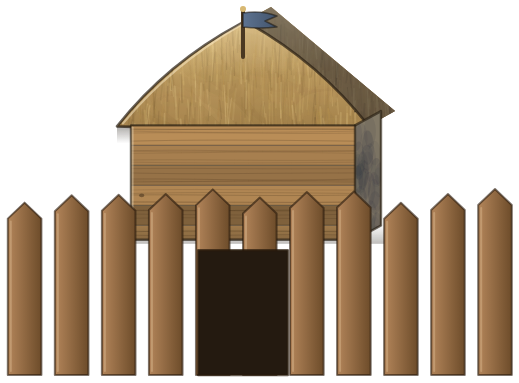
#> input picture assets/bld_barracks.png, 519 x 383 px; its folder holds only this picture in this run
$ python randbluten.py ../assets/bld_barracks.png
#> lines starting #> are read from the running program, lines starting #| are printed output that depends on the picture; after the words box and inside, x2 and y2 are one past the last pixel; in counts of white or black regions, pixels touching at a corner belong together
#> in main, im is the input picture: PIL image 519x383 RGBA; mean R, G, B, A 73.8, 55.8, 35.4, 141.1
# -*- coding: utf-8 -*-
"""Schwarzen Saum aus den Sprites nehmen (Alpha-Bluten).

Nutzerauftrag: "pruefe die transparenz auch bei den figuren und objekten".

BEFUND. Die vollstaendig durchsichtigen Pixel tragen in ALLEN Gruppen zu
95 bis 99,5 Prozent reines Schwarz. Das allein ist harmlos - der Browser
rechnet beim Zeichnen mit vormultiplizierten Werten, dort faellt ein
schwarzer, aber unsichtbarer Pixel nicht ins Gewicht.

Schaedlich ist der HALBDURCHSICHTIGE Saum. Gemessen wurde je Blatt, ob
seine Saumfarbe eher der Kantenfarbe entspricht (gerades Alpha, richtig)
oder der Kantenfarbe MAL dem Alphawert (vormultipliziert, falsch):

    good_coin   Kante 190,7/145,1/54,1   Saum 79,4/50,8/11,6
                Kante mal Alpha 0,45:    85,9/65,4/24,4  -> passt

Solche Blaetter mischen beim Zeichnen Schwarz ein. Im Browser auf Magenta
nachgesehen: der dunkelste Uebergang von good_coin ist 153/0/153, also
reines Magenta mal 0,6 - die fehlenden 40 Prozent sind Schwarz.

BEHANDLUNG. Nicht durch Teilen durch Alpha (das verstaerkt Rauschen bei
kleinen Alphawerten), sondern durch BLUTEN: die Farbe des Saums wird durch
die naechstgelegene deckende Farbe ersetzt, das Alpha bleibt. Damit
verschwindet das Schwarz, ohne dass eine Farbe erfunden wird.

NICHT ANGEFASST werden fx_*: Rauch, Glut und Funken laufen absichtlich
dunkel aus, dort IST der dunkle Saum die Grafik.

    python3 tools/randbluten.py [--pruefen]
"""
import sys, glob, os
import numpy as np
from PIL import Image, PngImagePlugin

MARKE, WERT = 'neuland-randbluten', 'v1'
SCHWELLE = 25.0          # wie weit der Saum vom geraden Modell abweichen darf

def messe(a):
    al = a[..., 3]
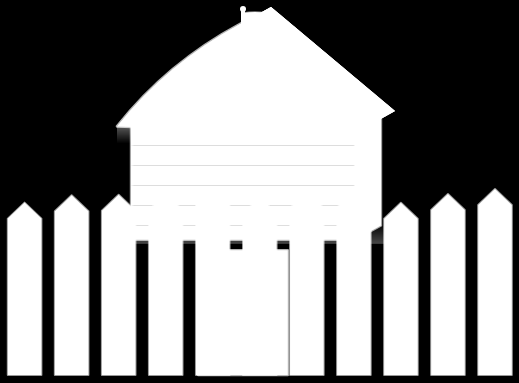
#> al: shape (383, 519) float64; min 0, max 255, mean 141.1
    saum = (al > 20) & (al < 235); deck = al > 250
#> after `saum = (al > 20) & (al < 235)`:
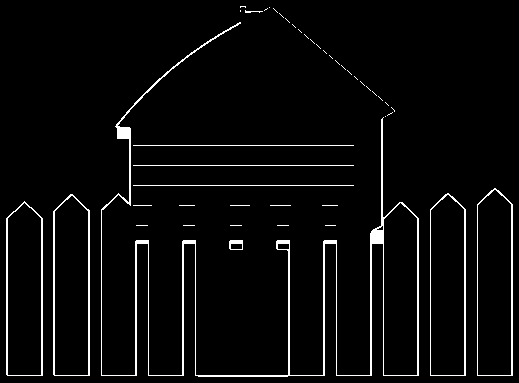
#> saum: shape (383, 519) bool; 4% white in thin lines or dots
#> after `deck = al > 250`:
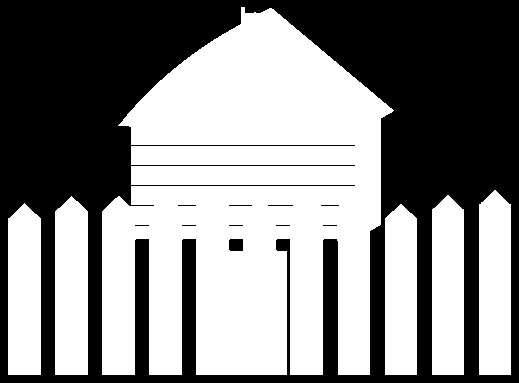
#> deck: shape (383, 519) bool; 52.6% white; 11 black regions (7 under 20 px), largest, box (x1, y1, x2, y2) and area: (0, 0, 519, 383) 93993, (229, 239, 243, 251) 166, (268, 205, 293, 206) 25, (229, 205, 252, 206) 23
    if saum.sum() < 30: return None
    nb = np.zeros_like(deck)
    nb[1:, :] |= saum[:-1, :]; nb[:-1, :] |= saum[1:, :]
#> after `nb[1:, :] |= saum[:-1, :]`: nb: shape (383, 519) bool; 4% white in thin lines or dots
    nb[:, 1:] |= saum[:, :-1]; nb[:, :-1] |= saum[:, 1:]
#> after `nb[:, :-1] |= saum[:, 1:]`:
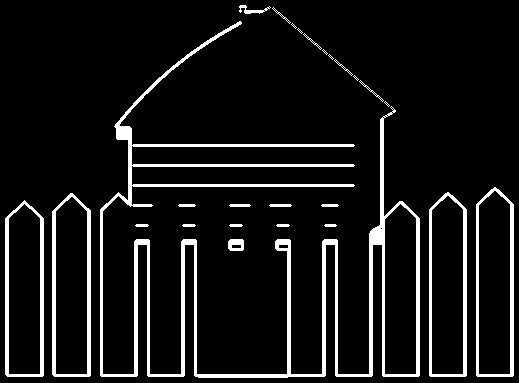
#> nb: shape (383, 519) bool; 8.8% white; 26 white regions (6 under 20 px), largest, box (x1, y1, x2, y2) and area: (100, 21, 420, 378) 10696, (52, 193, 91, 377) 1560, (5, 200, 44, 377) 1495
    kante = deck & nb
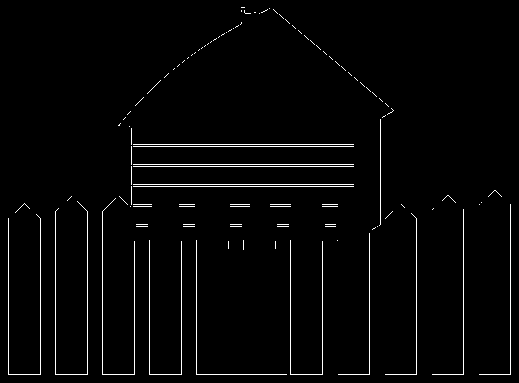
#> kante: shape (383, 519) bool; 2.4% white in thin lines or dots
    if kante.sum() < 20: return None
    kf = a[kante][:, :3].mean(0); sf = a[saum][:, :3].mean(0)
#> after `kf = a[kante][:, :3].mean(0)`: kf = [114.7, 84.79, 51.81]
#> after `sf = a[saum][:, :3].mean(0)`: sf = [50.84, 34.79, 18.3]
    sa = al[saum].mean() / 255.0
#> sa = 0.571
    if sa < 0.05 or sa > 0.95: return None
    return float(np.abs(sf - kf * sa).mean()), float(np.abs(sf - kf).mean())

def bluten(a):
    """Farbe der nicht voll deckenden Pixel aus der Nachbarschaft holen."""
    rgb = a[..., :3].copy(); al = a[..., 3]
    fest = al > 250
    frei = ~fest
    for _ in range(14):
        if not frei.any(): break
        s = np.zeros_like(rgb); n = np.zeros(rgb.shape[:2])
        for dy, dx in ((1, 0), (-1, 0), (0, 1), (0, -1)):
            q = np.roll(fest, (dy, dx), (0, 1))
            v = np.roll(rgb, (dy, dx), (0, 1))
            s += v * q[..., None]; n += q
        neu = frei & (n > 0)
        if not neu.any(): break
        rgb[neu] = s[neu] / n[neu, None]
        fest = fest | neu; frei = ~fest
    out = a.copy(); out[..., :3] = rgb
    return out

def main(nur_pruefen):
    treffer = []
    for p in sorted(glob.glob('assets/*.png')):
        n = os.path.basename(p)
        if n.startswith('fx_'): continue
        im = Image.open(p)
        if im.info.get(MARKE) == WERT: continue
        a = np.asarray(im.convert('RGBA')).astype(float)
        m = messe(a)
#> m = (13.18, 49.12)
        if not m: continue
        vor, ger = m
#> vor = 13.18; ger = 49.12
        if vor < ger and ger > SCHWELLE:
            treffer.append((ger, n, p, a, im))
    treffer.sort(reverse=True)
    for ger, n, p, a, im in treffer[:12]:
        print('  %-30s Abweichung vom geraden Modell %.1f' % (n, ger))
#> this loop made 1 pass
#> (ger, n) on pass 1: (49.12, 'bld_barracks.png')
#|   bld_barracks.png               Abweichung vom geraden Modell 49.1
    print('%d Blaetter %s' % (len(treffer), 'wuerden bluten' if nur_pruefen else 'geblutet'))
#| 1 Blaetter geblutet
    if nur_pruefen: return
    for ger, n, p, a, im in treffer:
        info = PngImagePlugin.PngInfo(); info.add_text(MARKE, WERT)
        Image.fromarray(np.clip(bluten(a), 0, 255).astype(np.uint8), 'RGBA').save(p, 'PNG', pnginfo=info)
#> this loop made 1 pass
#> pass 1, in bluten, `rgb = a[..., :3].copy()`:
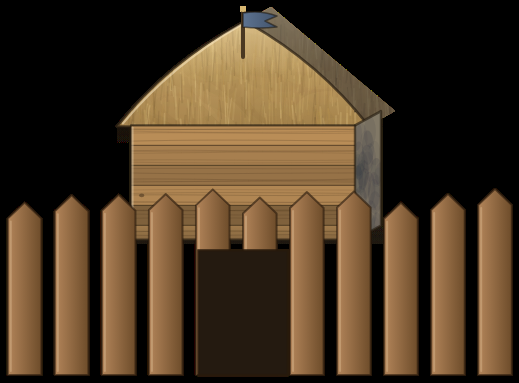
#> rgb: shape (383, 519, 3) float64; mean R, G, B 73.8, 55.8, 35.4
#> pass 1, in main, `Image.fromarray(np.clip(bluten(a), 0, 255).astype(np.uint8), 'RGBA').s..`:
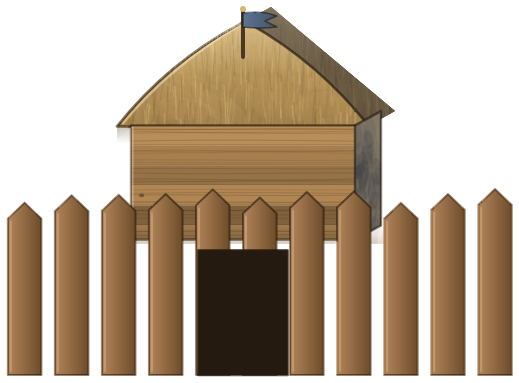
#> saved as bld_barracks.png: PIL image 519x383 RGBA; mean R, G, B, A 90.9, 68.5, 43.5, 141.1; transparent parts drawn white

if __name__ == '__main__':
    main('--pruefen' in sys.argv)

$ run again, on assets/bld_build_mint_3.png
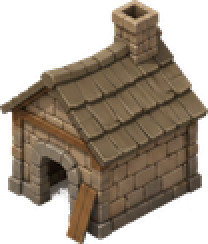
#> input picture assets/bld_build_mint_3.png, 104 x 122 px (shown 2 times larger)
#> in main, im is the input picture: PIL image 104x122 RGBA; mean R, G, B, A 71, 59.1, 45.2, 151.3
#> in messe, `saum = (al > 20) & (al < 235)`:
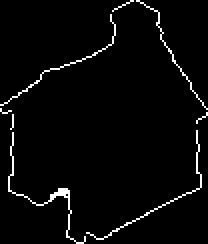
#> saum: shape (122, 104) bool (shown 2 times larger); 3% white in thin lines or dots
#> deck: shape (122, 104) bool; 57.3% white; 8 black regions (6 under 20 px), largest, box (x1, y1, x2, y2) and area: (0, 0, 104, 122) 3281, (0, 0, 67, 53) 2133
#> in messe, `kante = deck & nb`:
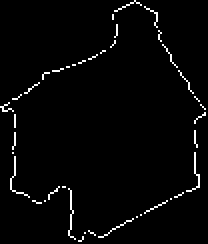
#> kante: shape (122, 104) bool (shown 2 times larger); 2.4% white in thin lines or dots
#> kf = [116.4, 98.25, 77.36]
#> sf = [123.1, 108.9, 92.7]
#> sa = 0.517
#> m = (57.89, 10.9)
#> vor = 57.89; ger = 10.9

$ run again, on assets/bld_build_toolsmith_3.png
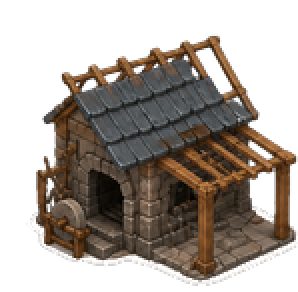
#> input picture assets/bld_build_toolsmith_3.png, 149 x 146 px (shown 2 times larger)
#> in main, im is the input picture: PIL image 149x146 RGBA; mean R, G, B, A 49.5, 41, 33.6, 128.8
#> in messe, `saum = (al > 20) & (al < 235)`:
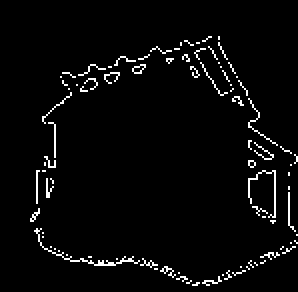
#> saum: shape (146, 149) bool (shown 2 times larger); 3.4% white in thin lines or dots, all inside (x1, y1, x2, y2) = (15, 18, 149, 143)
#> deck: shape (146, 149) bool; 47.8% white; 39 white regions (38 under 20 px), largest, box (x1, y1, x2, y2) and area: (18, 19, 149, 142) 10320
#> in messe, `kante = deck & nb`:
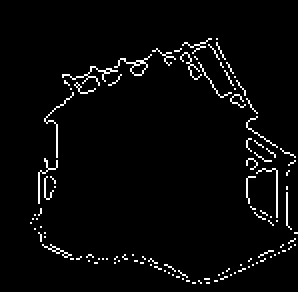
#> kante: shape (146, 149) bool (shown 2 times larger); 3.2% white in thin lines or dots, all inside (x1, y1, x2, y2) = (15, 19, 149, 142)
#> kf = [130.2, 102.6, 79.53]
#> sf = [109, 97.17, 87.75]
#> sa = 0.475
#> m = (48.55, 11.62)
#> vor = 48.55; ger = 11.62

$ run again, on assets/bld_build_well_1.png
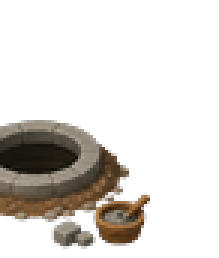
#> input picture assets/bld_build_well_1.png, 73 x 86 px (shown 3 times larger)
#> in main, im is the input picture: PIL image 73x86 RGBA; mean R, G, B, A 23.3, 19.6, 15.4, 56.1
#> saum: shape (86, 73) bool; 2.5% white in thin lines or dots, all inside (x1, y1, x2, y2) = (0, 40, 50, 83)
#> deck: shape (86, 73) bool; 19.4% white; 3 white regions, box (x1, y1, x2, y2) and area: (0, 41, 42, 73) 1005, (32, 65, 50, 81) 159, (18, 74, 31, 82) 55
#> kante: shape (86, 73) bool; 2.4% white in thin lines or dots, all inside (x1, y1, x2, y2) = (0, 41, 50, 82)
#> kf = [129.7, 105.5, 79.53]
#> sf = [80.65, 67.51, 53.62]
#> sa = 0.442
#> m = (20.89, 37.64)
#> in main, `vor, ger = m`: vor = 20.89; ger = 37.64
#> the loop in main, `for ger, n, p, a, im in treffer[:12]:` made 1 pass
#> (ger, n) on pass 1: (37.64, 'bld_build_well_1.png')
#> (printed output is left out)
#| 1 Blaetter geblutet
#> the loop in main, `for ger, n, p, a, im in treffer:` made 1 pass
#> pass 1, in main, `Image.fromarray(np.clip(bluten(a), 0, 255).astype(np.uint8), 'RGBA').s..`:
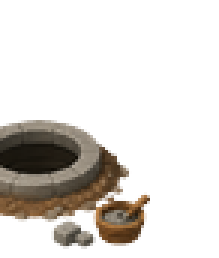
#> saved as bld_build_well_1.png: PIL image 73x86 RGBA (shown 3 times larger); mean R, G, B, A 69.3, 57.7, 44.8, 56.1; transparent parts drawn white
